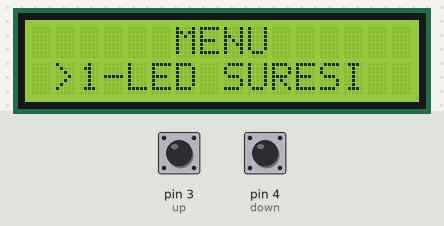
Bench run of a sketch on a simulated Arduino Uno, built with avr-gcc and run on an emulated ATmega328P. Parts: 16×2 character LCD. The test bench sets the inputs (shaded band); at power-on: pin 3 (up) HIGH, pin 4 (down) HIGH.

Above: at 1.3 s.
1.4 s: pin 3 (up) pulled LOW for 0.15 s
At 2.1 s:
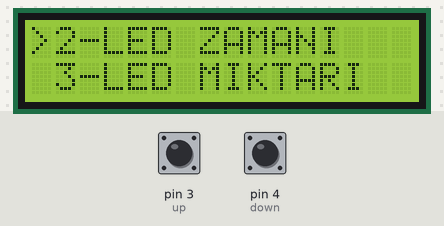
3.0 s: pin 3 (up) pulled LOW for 1 s
At 4.5 s:
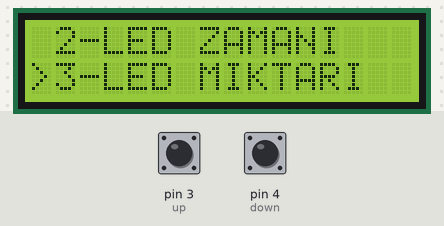
5.5 s: pin 4 (down) pulled LOW for 0.15 s
At 6.4 s:
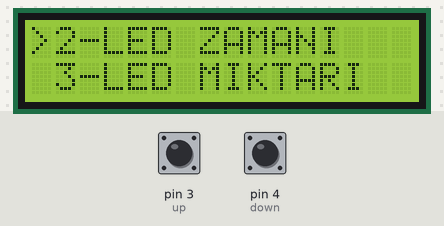
7.1 s: pin 4 (down) pulled LOW for 1 s
At 8.5 s:
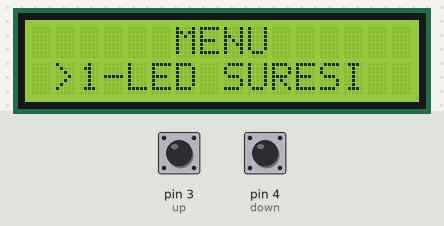
Timing chart, 0 to 10.1 s (numbered marks = the images above; inputs shaded):
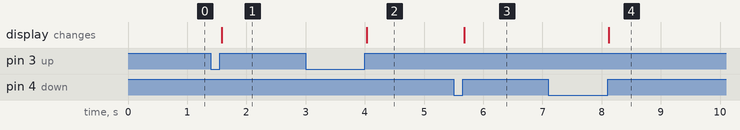

Measured:
- after the input at 1.4 s, the display: changes after 0.18 s (image 1)
- after the input at 3.0 s, the display: changes after 1.0 s (image 2)
- after the input at 5.5 s, the display: changes after 0.18 s (image 3)
- after the input at 7.1 s, the display: changes after 1.0 s (image 4)

The sketch:

lcd_screen.ino
```cpp
//YWROBOT
//Compatible with the Arduino IDE 1.0
//Library version:1.1
#include <Wire.h>
#include <LiquidCrystal_I2C.h>
#define up 3
#define down 4
LiquidCrystal_I2C lcd(0x27,16,2);  // set the LCD address to 0x27 for a 16 chars and 2 line display

void setup()
{
  pinMode(up,INPUT_PULLUP);
  pinMode(down,INPUT_PULLUP);
  lcd.init();                      // initialize the lcd
  lcd.init();
  // Print a message to the LCD.
  lcd.backlight();
  ana();
}
int a=1,b=0,c=0;
void ana(){
  c=0;
  if(b==0){
    lcd.clear();b=1;
  }

  lcd.setCursor(6,0);
  lcd.print("MENU");

  lcd.setCursor(1,1);
  lcd.print(">1-LED SURESI");
}
void sayfa2(int d){
  b=0;
  if(c==0){
    lcd.clear();c=1;
  }
  if(d==2){
    lcd.setCursor(0,0);
  lcd.print(">");
  lcd.setCursor(0,1);
  lcd.print(" ");
  }
  if(d==3){
     lcd.setCursor(0,1);
  lcd.print(">");
  lcd.setCursor(0,0);
  lcd.print(" ");
  }
  lcd.setCursor(1,0);
  lcd.print("2-LED ZAMANI");
 lcd.setCursor(1,1);
  lcd.print("3-LED MIKTARI");
}
void loop()

{
  if(digitalRead(down)==0){
    a--;
    if(a<=1){
      a=1;
    }
    if(a>=3){

      a=3;
    }

  while(digitalRead(down)==0);
  }
    if(digitalRead(up)==0){
    a++;
    if(a<=1){
      a=1;
    }
    if(a>=3){
      a=3;
    }

  while(digitalRead(up)==0);
  }
  if(a==1){
    ana();
  }
  else if(a==2){

    sayfa2(a);
  }
  else if(a==3){

    sayfa2(a);
  }
}
```
